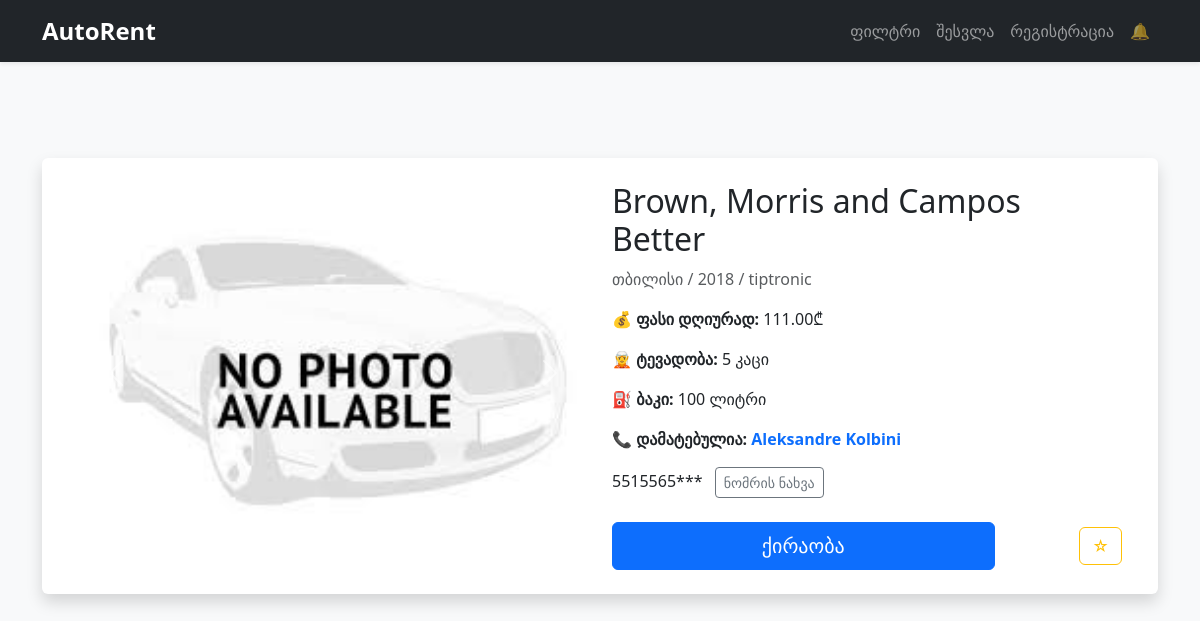
Page /car/8/ on the committed database.
### core/models.py (models this page shows, shortened)
class Car(models.Model):
    TRANSMISSION_CHOICES = [
        ('auto', 'ავტომატიკა'),
        ('manual', 'მექანიკა'),
        ('tiptronic', 'ტიპტრონიკი'),
    ]
    brand = models.CharField(max_length=100)
    model = models.CharField(max_length=100)
    year = models.PositiveIntegerField()
    price_per_day = models.DecimalField(max_digits=10, decimal_places=2)
    capacity = models.PositiveIntegerField()
    transmission = models.CharField(max_length=20, choices=TRANSMISSION_CHOICES)
    added_by = models.ForeignKey(settings.AUTH_USER_MODEL, on_delete=models.CASCADE)
    city = models.CharField(max_length=100)
    fuel_capacity = models.PositiveIntegerField()
    photo1 = models.ImageField(upload_to='cars/')
    photo2 = models.ImageField(upload_to='cars/')
    photo3 = models.ImageField(upload_to='cars/')
    created_at = models.DateTimeField(auto_now_add=True)

class CustomUser(AbstractUser):
    phone_number = models.CharField(max_length=20, unique=True)
    favorite_cars = models.ManyToManyField('Car', related_name='favorited_by', blank=True)
    is_verified = models.BooleanField(default=False)
    verification_code = models.CharField(max_length=6, blank=True, null=True)

### core/views.py (the view)
# urls.py: path('car/<int:car_id>/', views.car_detail_view, name='car_detail'),
def car_detail_view(request, car_id):
    car = get_object_or_404(Car, id=car_id)
    return render(request, 'car_detail.html', {'car': car})

### core/context_processors.py (called while the page is built)
def notification_count(request):
    if request.user.is_authenticated:
        count = Notification.objects.filter(user=request.user, is_read=False).count()
        return {'notification_count': count}
    return {'notification_count': 0}

### templates/car_detail.html (shortened to what this page needs)
{% extends 'base.html' %}
{% load static %}
{% block content %}
<div class="container py-5">
    <div class="row shadow rounded bg-white p-4">
        <div class="col-md-6">
            <div id="carImages" class="carousel slide" data-bs-ride="carousel">
                <div class="carousel-inner rounded">
                    <div class="carousel-item active">
                        <img src="{{ car.photo1.url }}" class="d-block w-100" alt="ფოტო 1">
                    </div>
                </div>
                <button class="carousel-control-prev" type="button" data-bs-target="#carImages" data-bs-slide="prev">
                    <span class="carousel-control-prev-icon" aria-hidden="true"></span>
                </button>
                <button class="carousel-control-next" type="button" data-bs-target="#carImages" data-bs-slide="next">
                    <span class="carousel-control-next-icon" aria-hidden="true"></span>
                </button>
            </div>
        </div>
        <div class="col-md-6">
            <h2>{{ car.brand }} {{ car.model }}</h2>
            <p class="text-muted">{{ car.city }} / {{ car.year }} / {{ car.transmission }}</p>
            <p><strong>💰 ფასი დღიურად:</strong> {{ car.price_per_day }}₾</p>
            <p><strong>🧝 ტევადობა:</strong> {{ car.capacity }} კაცი</p>
            <p><strong>⛽ ბაკი:</strong> {{ car.fuel_capacity }} ლიტრი</p>
            <p><strong>📞 დამატებულია:</strong>
                <a href="{% url 'user_profile' car.added_by.id %}" class="text-decoration-none fw-semibold">
                    {{ car.added_by.first_name }} {{ car.added_by.last_name }}
                </a>
            </p>
            <div class="mt-2">
                <span id="blurredPhone">{{ car.added_by.phone_number|slice:":7" }}***</span>
                <button onclick="revealPhone()" class="btn btn-outline-secondary btn-sm ms-2">ნომრის ნახვა</button>
            </div>
            <div class="d-flex justify-content-between align-items-center mt-4">
                <a href="{% url 'rent_car' car.id %}" class="btn btn-primary w-75 py-2 fs-5">ქირაობა</a>
                <form method="post" action="{% url 'toggle_favorite' car.id %}" class="ms-3">
                    <button type="submit" class="btn btn-outline-warning">
                        {% if is_favorite %}★{% else %}☆{% endif %}
                    </button>
                </form>
            </div>
        </div>
    </div>
</div>
{% endblock %}

### templates/base.html (style rules this page uses)
body { background-color: #f8f9fa; }

### rows in the picture
Car: photo1 (placeholder picture), brand "Brown, Morris and Campos", model "Better", city "თბილისი", year "2018", transmission "tiptronic", price_per_day "111.00", capacity "5", fuel_capacity "100", added_by.first_name "Aleksandre", added_by.last_name "Kolbini", added_by.phone_number "5515565"
